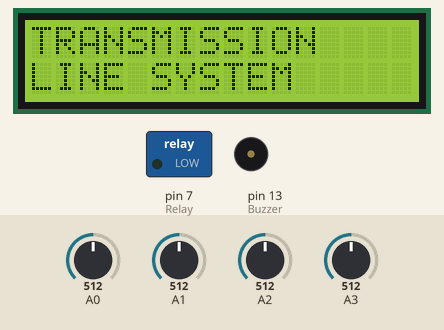
Simulated run of this sketch. Board: Arduino Uno, built with avr-gcc and run on an emulated ATmega328P. Parts: 16×2 character LCD, switched loads named in the sketch (green lamp = pin HIGH), buzzer (waves = sounding, pin HIGH). The test bench sets the inputs (shaded band); at power-on: A0 = 512, A1 = 512, A2 = 512, A3 = 512.

Above: at 0.1 s.
At 6.1 s:
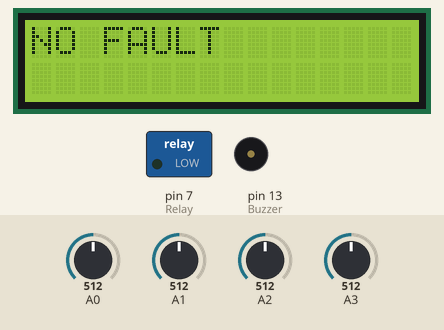

The sketch:

linefaultCode.ino
```cpp
/************ LIBRARIES ************/
#include <SoftwareSerial.h>
#include <ArduinoJson.h>
#include <LiquidCrystal.h>

/************ LCD & SERIAL ************/
LiquidCrystal lcd(12, 11, 5, 4, 3, 2);
SoftwareSerial nodemcu(9, 10);   // RX, TX

/************ CONSTANTS ************/
int mVperAmp = 100;
double pickup_current = 0.55;

/************ VARIABLES ************/
double fault_current = 0;
double Voltage1, Voltage2, Voltage3, Voltage4;
double VRMS1, VRMS2, VRMS3, VRMS4;
double AmpsRMS1, AmpsRMS2, AmpsRMS3, AmpsRMS4;

int FT = 1;
int MAP = 0;

/************ SETUP ************/
void setup() {
  pinMode(7, OUTPUT);     // Relay / indicator
  pinMode(13, OUTPUT);    // Buzzer

  lcd.begin(16, 2);

  Serial.begin(9600);
  nodemcu.begin(115200);

  lcd.print("TRANSMISSION");
  lcd.setCursor(0, 1);
  lcd.print("LINE SYSTEM");
  delay(2000);
  lcd.clear();
}

/************ LOOP ************/
void loop() {

  Voltage1 = getVPP(A0);
  Voltage2 = getVPP(A1);
  Voltage3 = getVPP(A2);
  Voltage4 = getVPP(A3);

  VRMS1 = (Voltage1 / 2.0) * 0.707;
  VRMS2 = (Voltage2 / 2.0) * 0.707;
  VRMS3 = (Voltage3 / 2.0) * 0.707;
  VRMS4 = (Voltage4 / 2.0) * 0.707;

  AmpsRMS1 = (VRMS1 * 1000) / mVperAmp;
  AmpsRMS2 = (VRMS2 * 1000) / mVperAmp;
  AmpsRMS3 = (VRMS3 * 1000) / mVperAmp;
  AmpsRMS4 = (VRMS4 * 1000) / mVperAmp;

  lcd.clear();

  if ((AmpsRMS2 > pickup_current) &&
      (AmpsRMS3 > pickup_current) &&
      (AmpsRMS4 > pickup_current)) {

    tone(13, 1000);
    lcd.print("3 PHASE FAULT");
    FT = 2;
    fault_current = max(AmpsRMS2, max(AmpsRMS3, AmpsRMS4));

  } else if ((AmpsRMS2 > pickup_current) ||
             (AmpsRMS3 > pickup_current) ||
             (AmpsRMS4 > pickup_current)) {

    tone(13, 1000);

    if (AmpsRMS1 > 0.35) {
      lcd.print("L-G FAULT");
      FT = 5;
    } else {
      lcd.print("L-L FAULT");
      FT = 4;
    }

    fault_current = max(AmpsRMS2, max(AmpsRMS3, AmpsRMS4));
  }
  else {
    noTone(13);
    lcd.print("NO FAULT");
    FT = 1;
    fault_current = 0;
  }

  mapDistance();
  sendStatus();

  delay(1500);
}

/************ MAP FAULT DISTANCE ************/
void mapDistance() {
  lcd.setCursor(0, 1);

  if (fault_current >= 1.10) {
    MAP = 2;
    lcd.print("DIST: 2 KM");
  }
  else if (fault_current >= 0.83) {
    MAP = 4;
    lcd.print("DIST: 4 KM");
  }
  else if (fault_current >= 0.72) {
    MAP = 6;
    lcd.print("DIST: 6 KM");
  }
  else if (fault_current >= pickup_current) {
    MAP = 8;
    lcd.print("DIST: 8 KM");
  }
}

/************ SEND DATA TO NODEMCU ************/
void sendStatus() {
  StaticJsonDocument<256> doc;

  doc["FT"] = FT;
  doc["MAP"] = MAP;
  doc["I1"] = AmpsRMS1;
  doc["I2"] = AmpsRMS2;
  doc["I3"] = AmpsRMS3;

  serializeJson(doc, nodemcu);
}

/************ VOLTAGE PEAK TO PEAK ************/
float getVPP(int pin) {
  int maxValue = 0;
  int minValue = 1023;

  unsigned long start = millis();
  while (millis() - start < 1000) {
    int val = analogRead(pin);
    if (val > maxValue) maxValue = val;
    if (val < minValue) minValue = val;
  }

  return ((maxValue - minValue) * 5.0) / 1024.0;
}
```
